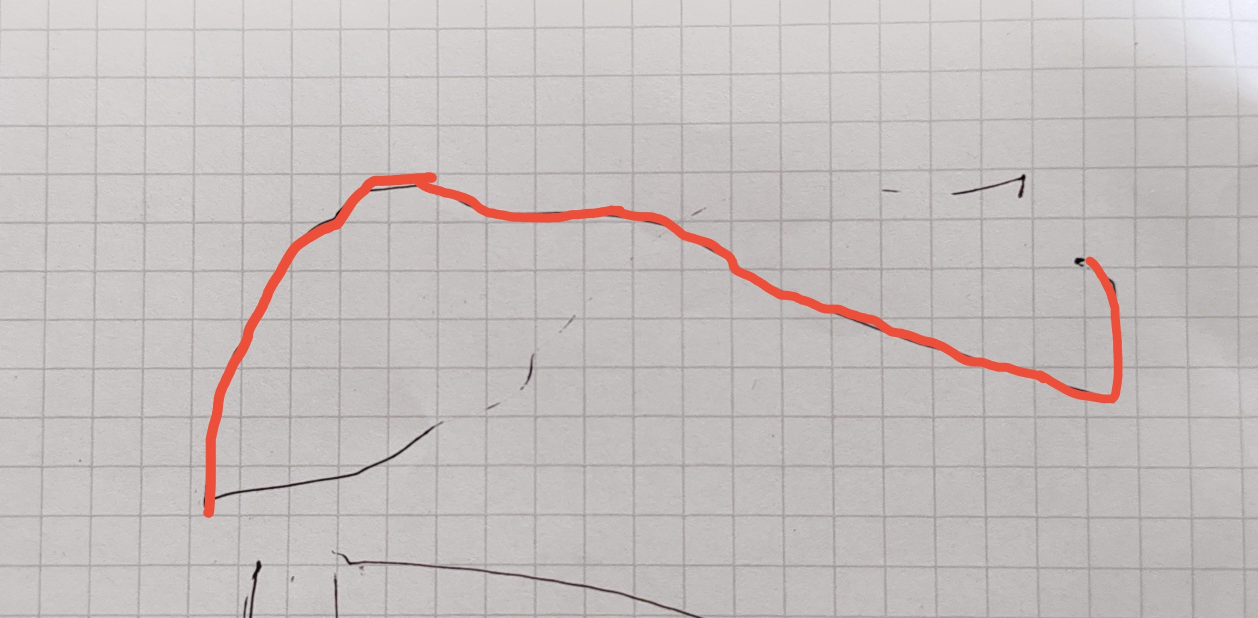
#> input picture Task5_LineN/redN_trace2.jpg, 2516 x 1236 px, found by its file name (shown at 1/2 size)
$ python analyze_zoom2.py
#> lines starting #> are read from the running program, lines starting #| are printed output that depends on the picture
# -*- coding: utf-8 -*-
"""最新轨迹：逐行/逐列展开拓扑 + 放大可视PNG。"""
from PIL import Image

src = r"C:\Users\FifiS\Desktop\ArmMe2\Task5_LineN\redN_trace2.jpg"
im = Image.open(src).convert("RGB")
#> im is the input picture: PIL image 2516x1236 RGB; mean R, G, B 197.4, 190.4, 189.4
W, H = im.size
#> W = 2516; H = 1236
px = im.load()

X0, X1, Y0, Y1 = 406, 2245, 344, 1036
red = [[0]*W for _ in range(H)]
for y in range(H):
    for x in range(W):
        r, g, b = px[x, y]
        if r > 140 and r - g > 40 and r - b > 40:
            red[y][x] = 1
#> after the loop, red = 1236 items

print("=== row span (每12行) ===")
for y in range(Y0, Y1+1, 12):
    xs = [x for x in range(X0, X1+1) if red[y][x]]
    if xs:
        print("  y=%4d  x[%4d..%4d]  w=%3d  n=%3d" % (y, min(xs), max(xs), max(xs)-min(xs), len(xs)))
    else:
        print("  y=%4d  (empty)" % y)
#> this loop made 58 passes
#|   y= 344  x[ 851.. 863]  w= 12  n= 13
#|   y= 356  x[ 736.. 873]  w=137  n=138
#|   y= 368  x[ 724.. 868]  w=144  n=145
#|   y= 380  x[ 711.. 913]  w=202  n=101
#|   y= 392  x[ 699.. 946]  w=247  n=100
#|   y= 404  x[ 690.. 960]  w=270  n= 64
#|   y= 416  x[ 684..1248]  w=564  n=138
#|   y= 428  x[ 676..1321]  w=645  n=389
#> (further printed lines are left out)

print("=== col span (每20列) ===")
for x in range(X0, X1+1, 20):
    ys = [y for y in range(Y0, Y1+1) if red[y][x]]
    if ys:
        print("  x=%4d  y[%4d..%4d]  h=%3d  n=%3d" % (x, min(ys), max(ys), max(ys)-min(ys), len(ys)))
    else:
        print("  x=%4d  (empty)" % x)
#> this loop made 92 passes
#> ys on pass 1: [1020, 1021, 1022, 1023, 1024, 1025, 1026, 1027, 1028]
#|   x= 406  y[1020..1028]  h=  8  n=  9
#|   x= 426  y[ 799..1031]  h=232  n=233
#|   x= 446  y[ 746.. 819]  h= 73  n= 74
#|   x= 466  y[ 707.. 754]  h= 47  n= 48
#|   x= 486  y[ 660.. 716]  h= 56  n= 57
#|   x= 506  y[ 623.. 675]  h= 52  n= 53
#|   x= 526  y[ 580.. 632]  h= 52  n= 53
#|   x= 546  y[ 546.. 589]  h= 43  n= 44
#> (further printed lines are left out)

# 放大可视 1.6x
scale = 1
w = (X1-X0+1)*scale; h = (Y1-Y0+1)*scale
out = Image.new("RGB", (w, h), (255, 255, 255))
#> out: PIL image 1840x693 RGB; every value is 255
op = out.load()
for y in range(Y0, Y1+1):
    for x in range(X0, X1+1):
        if red[y][x]:
            op[x-X0, y-Y0] = (255, 0, 0)
out.save(r"C:\Users\FifiS\Desktop\ArmMe2\Task5_LineN\red_body2_zoom.png")
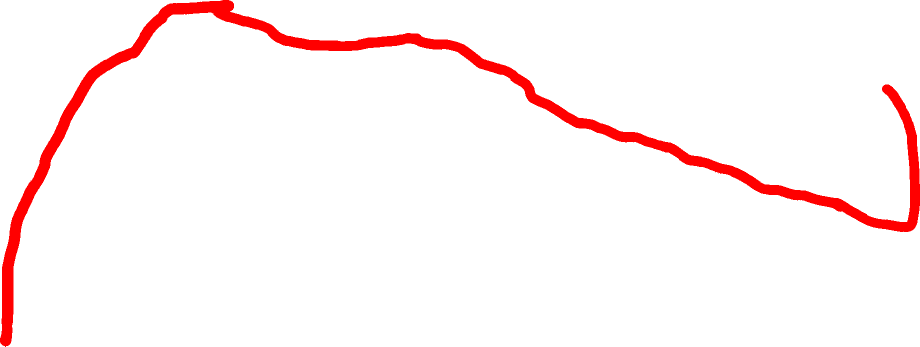
#> saved as red_body2_zoom.png: PIL image 1840x693 RGB (shown at 1/2 size); mean R, G, B 255, 243.8, 243.8
print("saved zoom %dx%d" % (w, h))
